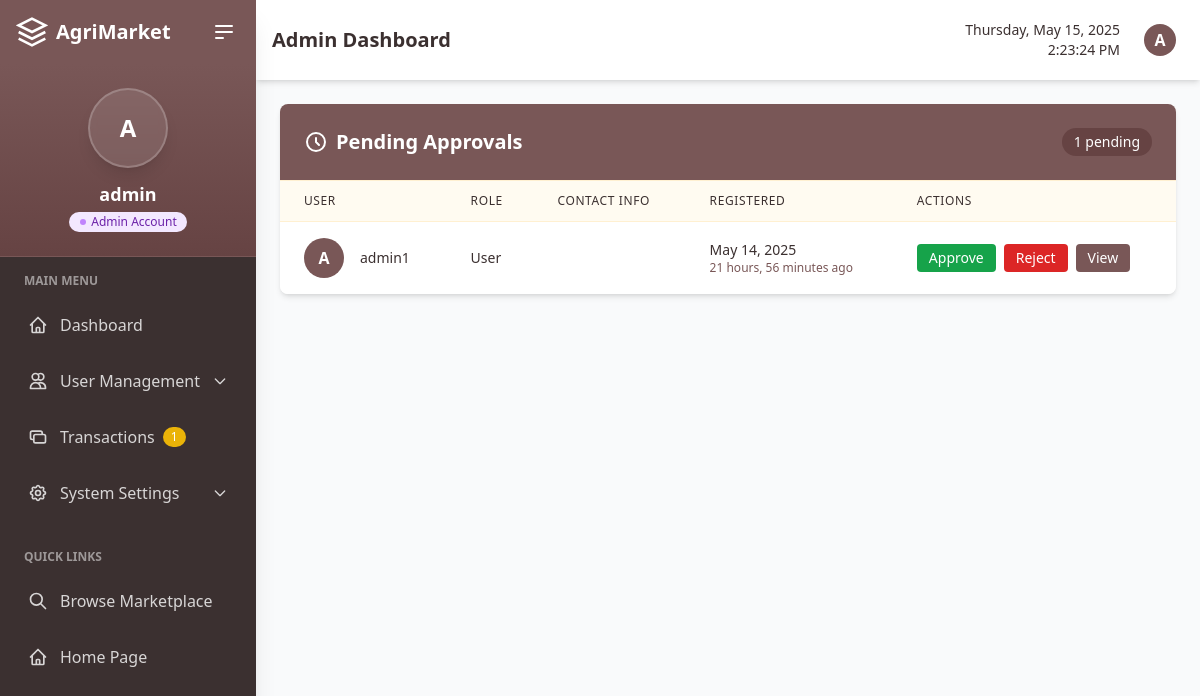
Before: /custom-admin/pending-approvals/ (signed in) with the older database file.
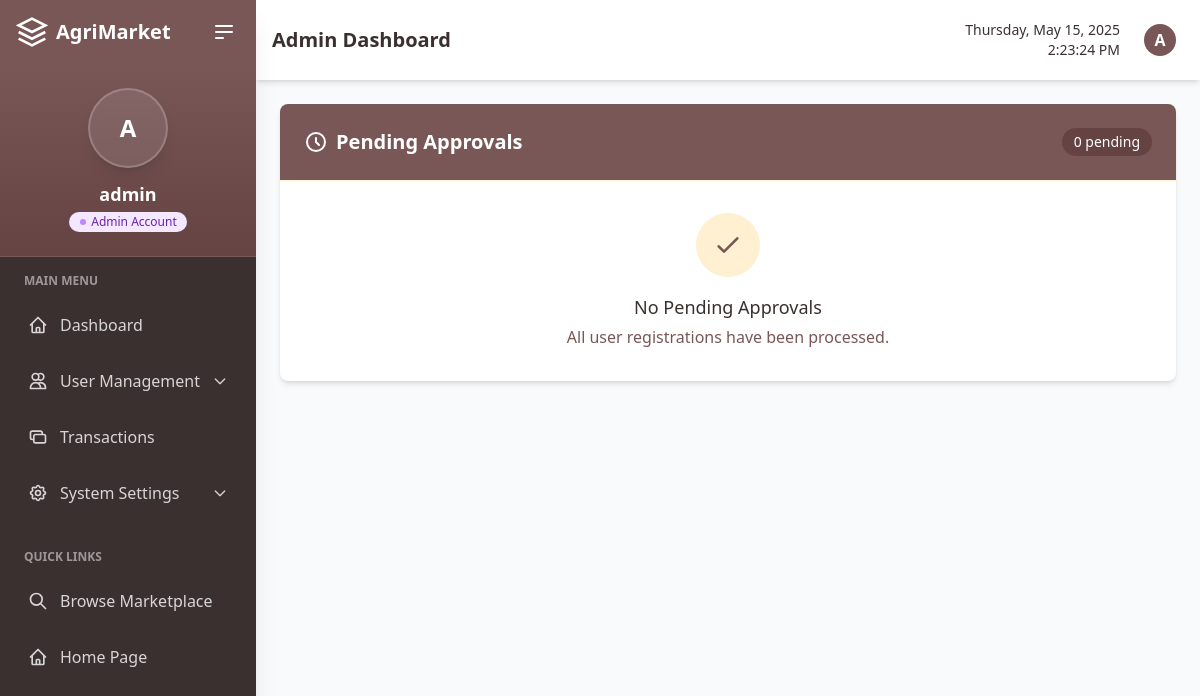
After: the same page with the newer database file.
### marketplace/models.py (models this page shows, shortened)
class User(AbstractUser):
    is_seller = models.BooleanField(default=False)
    is_buyer = models.BooleanField(default=False)
    is_approved = models.BooleanField(default=False, help_text="Indicates whether the user has been approved by an admin")
    profile_image = models.ImageField(upload_to='profile_images/', blank=True, null=True)
    phone_number = models.CharField(max_length=15, blank=True, null=True)
    address = models.CharField(max_length=255, blank=True, null=True)
    city = models.CharField(max_length=100, blank=True, null=True)
    business_name = models.CharField(max_length=100, blank=True, null=True)
    business_id = models.CharField(max_length=50, blank=True, null=True)
    terms_agreed = models.BooleanField(default=False)
    terms_agreed_date = models.DateTimeField(blank=True, null=True)

### marketplace/admin_views.py (the view)
# urls.py: path('custom-admin/pending-approvals/', admin_views.pending_approvals, name='pending_approvals'),
@login_required
@user_passes_test(is_admin)
def pending_approvals(request):
    pending_users = User.objects.filter(is_active=False, is_approved=False).order_by('-date_joined')
    paginator = Paginator(pending_users, 10)  # Show 10 users per page
    page_number = request.GET.get('page')
    page_obj = paginator.get_page(page_number)
    return render(request, 'admin/pending_approvals.html', {
        'users': page_obj,
        'is_paginated': paginator.num_pages > 1,
        'page_obj': page_obj,
        'pending_count': pending_users.count()
    })

### marketplace/admin_views.py (called while the page is built)
def is_admin(user):
    return user.is_authenticated and user.is_superuser

### marketplace/context_processors.py (called while the page is built, shortened)
def cart_processor(request):
    return {
        'active_cart': None,
        'cart': None,
        'cart_quantity': 0
    }

def notification_processor(request):
    return {
        'unread_notifications_count': 0,
        'recent_notifications': []
    }

### templates/admin/pending_approvals.html (shortened to what the changed rows need)
{% extends 'admin/admin_base.html' %}
{% block dashboard_content %}
<div class="bg-white rounded-lg shadow-md overflow-hidden mb-8">
    <div class="p-6 border-b border-agri-cream bg-agri-brown">
        <div class="flex justify-between items-center">
            <h2 class="text-xl font-semibold text-white flex items-center">
                <svg xmlns="http://www.w3.org/2000/svg" class="h-6 w-6 mr-2" fill="none" viewBox="0 0 24 24" stroke="currentColor">
                    <path stroke-linecap="round" stroke-linejoin="round" stroke-width="2" d="M12 8v4l3 3m6-3a9 9 0 11-18 0 9 9 0 0118 0z" />
                </svg>
                Pending Approvals
            </h2>
            <div class="text-white bg-agri-brown-dark px-3 py-1 rounded-full text-sm">
                {{ pending_count }} pending
            </div>
        </div>
    </div>
    <div class="overflow-x-auto">
        {% if users %}
        <table class="min-w-full divide-y divide-agri-cream">
            <thead class="bg-agri-cream/30">
                <tr>
                    <th scope="col" class="px-6 py-3 text-left text-xs font-medium text-agri-brown-darker uppercase tracking-wider">
                        User
                    </th>
                    <th scope="col" class="px-6 py-3 text-left text-xs font-medium text-agri-brown-darker uppercase tracking-wider">
                        Role
                    </th>
                    <th scope="col" class="px-6 py-3 text-left text-xs font-medium text-agri-brown-darker uppercase tracking-wider">
                        Contact Info
                    </th>
                    <th scope="col" class="px-6 py-3 text-left text-xs font-medium text-agri-brown-darker uppercase tracking-wider">
                        Registered
                    </th>
                    <th scope="col" class="px-6 py-3 text-left text-xs font-medium text-agri-brown-darker uppercase tracking-wider">
                        Actions
                    </th>
                </tr>
            </thead>
            <tbody class="bg-white divide-y divide-agri-cream/30">
                {% for user in users %}
                <tr>
                    <td class="px-6 py-4 whitespace-nowrap">
                        <div class="flex items-center">
                            {% if user.profile_image %}
                            <div class="flex-shrink-0 h-10 w-10 rounded-full bg-agri-cream overflow-hidden border-2 border-agri-cream">
                                <img src="{{ user.profile_image.url }}" alt="{{ user.username }}'s profile" class="w-full h-full object-cover">
                            </div>
                            {% else %}
                            <div class="flex-shrink-0 h-10 w-10 rounded-full bg-agri-brown flex items-center justify-center text-white font-bold">
                                {{ user.username.0|upper }}
                            </div>
                            {% endif %}
                            <div class="ml-4">
                                <div class="text-sm font-medium text-agri-brown-darker">{{ user.username }}</div>
                            </div>
                        </div>
                    </td>
                    <td class="px-6 py-4 whitespace-nowrap">
                        <div class="text-sm text-agri-brown-darker">
                            {% if user.is_seller and user.is_buyer %}
                            Seller & Buyer
                            {% elif user.is_seller %}
                            Seller
                            {% elif user.is_buyer %}
                            Buyer
                            {% else %}
                            User
                            {% endif %}
                        </div>
                    </td>
                    <td class="px-6 py-4 whitespace-nowrap">
                    </td>
                    <td class="px-6 py-4 whitespace-nowrap">
                        <div class="text-sm text-agri-brown-darker">{{ user.date_joined|date:"M d, Y" }}</div>
                        <div class="text-xs text-agri-brown">{{ user.date_joined|timesince }} ago</div>
                    </td>
                    <td class="px-6 py-4 whitespace-nowrap text-sm font-medium">
                        <div class="flex space-x-2">
                            <a href="{% url 'approve_user' user.id %}" class="bg-green-600 text-white px-3 py-1 rounded hover:bg-green-700 transition-colors">
                                Approve
                            </a>
                            <a href="{% url 'reject_user' user.id %}" class="bg-red-600 text-white px-3 py-1 rounded hover:bg-red-700 transition-colors">
                                Reject
                            </a>
                            <a href="{% url 'user_detail' user.id %}" class="bg-agri-brown text-white px-3 py-1 rounded hover:bg-agri-brown-dark transition-colors">
                                View
                            </a>
                        </div>
                    </td>
                </tr>
                {% endfor %}
            </tbody>
        </table>
        {% else %}
        <div class="p-8 text-center">
            <div class="inline-flex items-center justify-center w-16 h-16 rounded-full bg-agri-cream mb-4">
                <svg xmlns="http://www.w3.org/2000/svg" class="h-8 w-8 text-agri-brown" fill="none" viewBox="0 0 24 24" stroke="currentColor">
                    <path stroke-linecap="round" stroke-linejoin="round" stroke-width="2" d="M5 13l4 4L19 7" />
                </svg>
            </div>
            <h3 class="text-lg font-medium text-agri-brown-darker mb-1">No Pending Approvals</h3>
            <p class="text-agri-brown">All user registrations have been processed.</p>
        </div>
        {% endif %}
    </div>
</div>
{% endblock %}

### templates/admin/admin_base.html (shortened to what the changed rows need)
<!DOCTYPE html>
<html lang="en">
<head>
    <script src="https://cdn.tailwindcss.com"></script>
</head>
<body class="bg-agri-cream">
    <div class="flex h-screen overflow-hidden" x-data="{ sidebarOpen: true }">
    <div class="relative flex flex-col flex-shrink-0 w-64 bg-agri-brown-darker text-white transition-all duration-300 shadow-xl"
         :class="{'w-64': sidebarOpen, 'w-20': !sidebarOpen}">
        <nav class="flex-1 overflow-y-auto p-4">
            <ul class="space-y-2">
                <li>
                    <a href="{% url 'admin_transactions' %}" class="flex items-center p-3 rounded-lg hover:bg-white/10 transition-colors {% if request.resolver_match.url_name in 'admin_transactions,admin_transaction_detail' %}bg-white/10 text-white{% else %}text-white/80{% endif %}">
                        <svg xmlns="http://www.w3.org/2000/svg" class="h-5 w-5" fill="none" viewBox="0 0 24 24" stroke="currentColor">
                            <path stroke-linecap="round" stroke-linejoin="round" stroke-width="2" d="M17 9V7a2 2 0 00-2-2H5a2 2 0 00-2 2v6a2 2 0 002 2h2m2 4h10a2 2 0 002-2v-6a2 2 0 00-2-2H9a2 2 0 00-2 2v6a2 2 0 002 2z" />
                        </svg>
                        <span class="ml-3" x-show="sidebarOpen">Transactions</span>
                        {% if pending_count > 0 %}
                        <span class="ml-2 px-2 py-0.5 text-xs rounded-full bg-yellow-500 text-white" x-show="sidebarOpen">{{ pending_count }}</span>
                        {% endif %}
                    </a>
                </li>
            </ul>
        </nav>
    </div>
    <div class="flex-1 overflow-hidden flex flex-col bg-gray-50">
        <div class="bg-white shadow-md p-4 flex justify-between items-center">
            <div class="flex items-center">
                <h1 class="text-xl font-bold text-agri-brown-darker">{% block page_title %}Admin Dashboard{% endblock %}</h1>
            </div>
        </div>
        <div class="flex-1 overflow-y-auto p-6">
            {% block dashboard_content %}{% endblock %}
        </div>
    </div>
</div>
</body>
</html>

Changed rows visible on the page:
removed User: username.0 "A", username "admin1", is_seller "User", date_joined "May 14, 2025", date_joined "21 hours, 56 minutes"
Other visible differences:
{{ pending_count }}: "1" → "0"
{{ pending_count }}: "1" → (not shown)
text no longer shown: "USER ROLE CONTACT INFO REGISTERED ACTIONS"
text now shown: "No Pending Approvals All user registrations have been processed."
